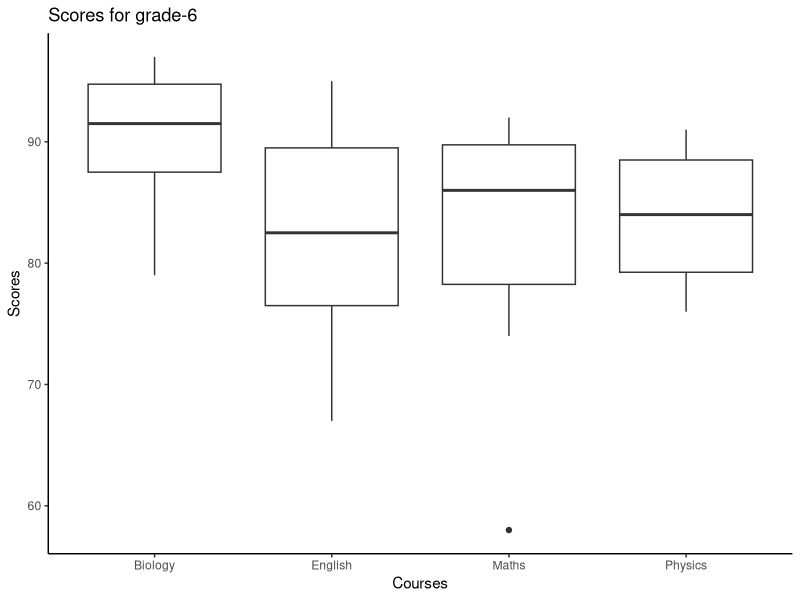
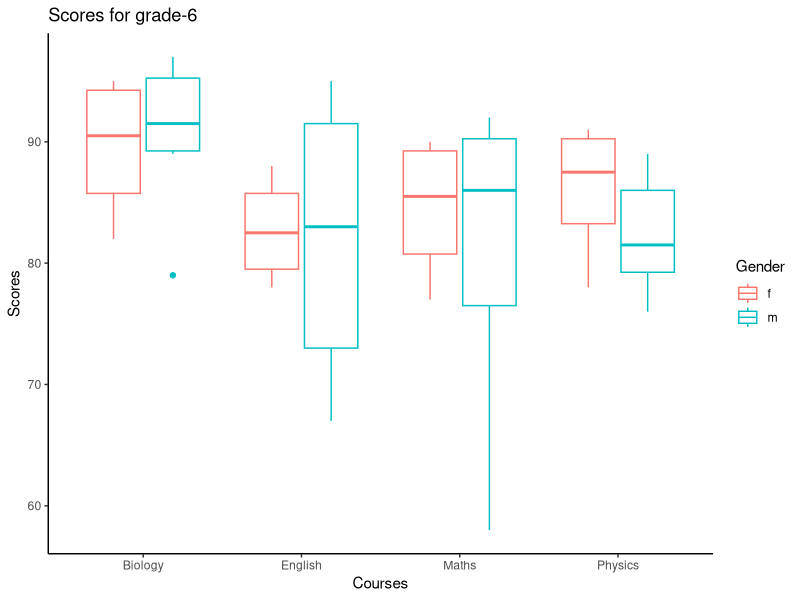
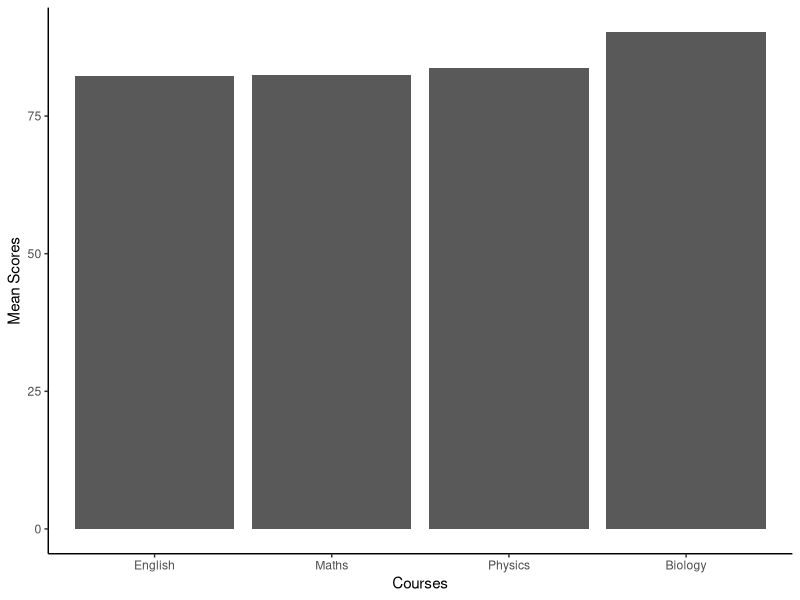
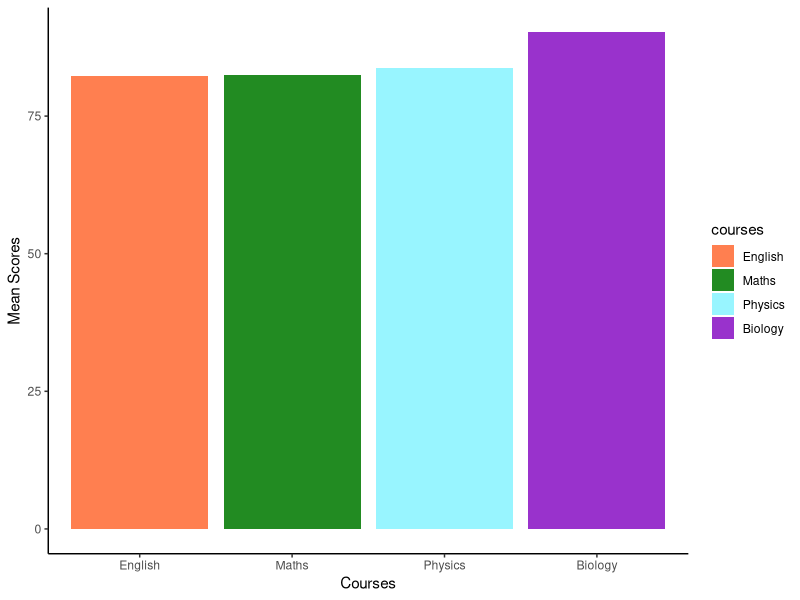
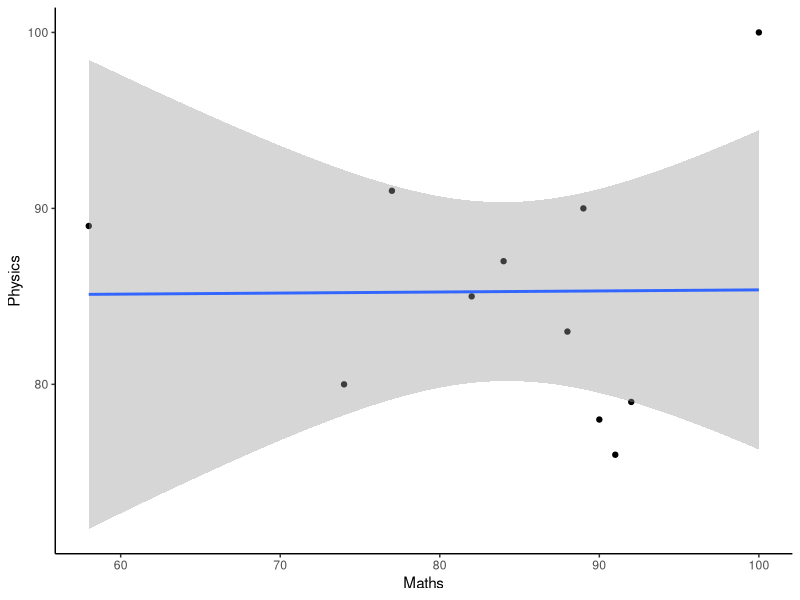
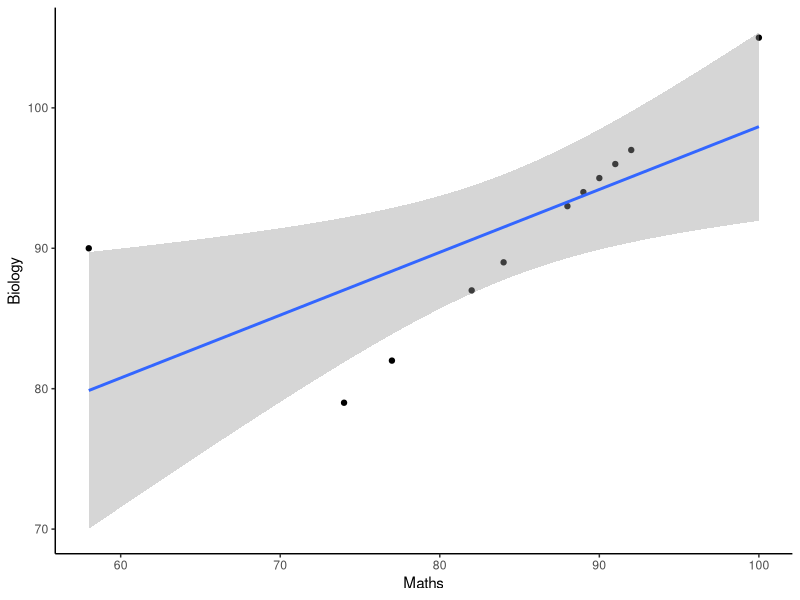

R code for these plots, in order:
library(tidyverse)

# dataset
student_scores <- data.frame( 
  Student_ID = 1:11, 
  English = c(85, 78, 92, 67, 88, 76, 95, 80, 72, 90, 100), 
  Biology = c(95, 87, 90, 79, 94, 96, 93, 82, 89, 97, 105), 
  Maths = c(90, 82, 58, 74, 89, 91, 88, 77, 84, 92, 100), 
  Physics = c(78, 85, 89, 80, 90, 76, 83, 91, 87, 79, 100), 
  Gender = c("f", "f", "m", "m", "f", "m", 
             "m", "f", "m", "m", "non-binary"))
view(student_scores)

# Exercise 1: Try creating a dataset that includes only students with ID numbers from 1 to 5
tmp <- student_scores %>% 
  filter(Student_ID %in% 1:5)

# filter out non-binary
tmp <- student_scores %>% 
  filter(Gender != "non-binary")
view(tmp)

# Exercise 2:Create a dataset that includes only students with a passing Maths score.
# add a fail_in_maths column
tmp <- student_scores %>% 
  mutate(fail_in_maths = ifelse(Maths < 60, 1, 0))
view(tmp)

# filter out students who failed in maths
tmp <- student_scores %>% 
  mutate(fail_in_maths = ifelse(Maths < 60, 1, 0)) %>% 
  filter(fail_in_maths == 0)
view(tmp)

# prepare the dataset for plotting
head(student_scores)
# reshape
scores_reshape <- student_scores %>% 
  pivot_longer( 
    cols = English:Physics,    # columns to reshape: from English to Physics
    names_to = "courses",      # new column name for the course names
    values_to = "scores"       # new column name for the scores
  )
view(scores_reshape)

# Exercise 3: transform back to student_scores
?pivot_wider()
scores <- scores_reshape %>% 
  pivot_wider(
    names_from = courses,
    values_from = scores
  )
head(scores)

# ggplot
# boxplot
scores_reshape <- scores_reshape %>% 
  filter(Gender != "non-binary")
head(scores_reshape)

# simple boxplot
ggplot(scores_reshape, aes(x = courses, y = scores))+
  geom_boxplot() +
  theme_classic() +
  labs(x = "Courses",
       y = "Scores",
       title = "Scores for grade-6")

ggplot(scores_reshape, aes(x = courses, y = scores, color = Gender))+
  geom_boxplot() +
  theme_classic() +
  labs(x = "Courses",
       y = "Scores",
       title = "Scores for grade-6")


# simple barplot
# get the summarized scores for each course
mean <- scores_reshape %>%
  group_by(courses) %>% 
  summarize(ave = mean(scores)) %>% 
  arrange(ave)
mean

# add row number to the names of the courses
mean_ordered <- mean %>% 
  mutate(courses = paste0(row_number(), "_", courses))
mean_ordered

# barplot
?geom_bar()
ggplot(mean_ordered, aes(x = courses, y = ave))+
  geom_bar(stat = "identity")+
  scale_x_discrete(
    labels = c(
      "1_English" = "English",  # rename the name of each course
      "2_Maths" = "Maths",
      "3_Physics" = "Physics",
      "4_Biology" = "Biology"
    )
  )+
  theme_classic()+
  labs(x = "Courses",
       y = "Mean Scores")

# make it colorful
ggplot(mean_ordered, aes(x = courses, y = ave, fill = courses))+
  geom_bar(stat = "identity")+
  scale_x_discrete(
    labels = c(
      "1_English" = "English",  # rename the name of each course
      "2_Maths" = "Maths",
      "3_Physics" = "Physics",
      "4_Biology" = "Biology"
    )
  )+
  scale_fill_manual( # manually specify the filled color of the bar plot
    labels = c( # change the lengend names
      "1_English" = "English",  # rename the name of each course
      "2_Maths" = "Maths",
      "3_Physics" = "Physics",
      "4_Biology" = "Biology"
    ),
    values= c("coral", "forestgreen", "cadetblue1", "darkorchid")
  )+
  theme_classic()+
  labs(x = "Courses",
       y = "Mean Scores")

# dot plots
head(student_scores)
ggplot(student_scores, aes(x = Maths, y = Physics))+
  geom_point()+
  geom_smooth(method = "lm", # add a linear regression line
              formula = y ~ x, # the formula for the linear regression
              se = TRUE) + # add confidence interval
  theme_classic()+
  labs(x= "Maths",
      y = "Physics")

# how about biology?
ggplot(student_scores, aes(x = Maths, y = Biology))+
  geom_point()+
  geom_smooth(method = "lm", # add a linear regression line
              formula = y ~ x, # the formula for the linear regression
              se = TRUE) + # add confidence interval
  theme_classic()+
  labs(x= "Maths",
       y = "Biology")


